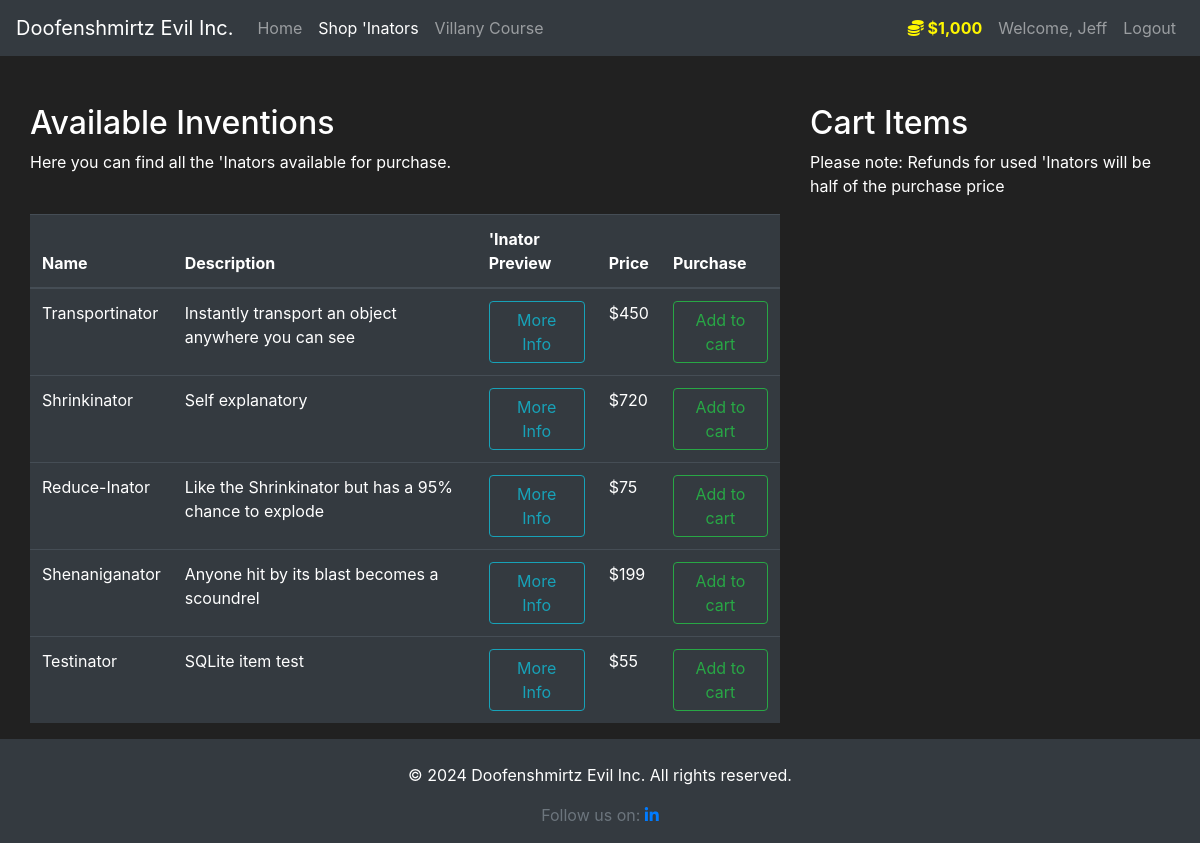
/shop (signed in), run on the app's committed database.
### market/models.py (models this page shows, shortened)
class User(db.Model, UserMixin):
    id = db.Column(db.Integer, primary_key=True)
    username = db.Column(db.String(30), nullable=False, unique=True)
    email_address = db.Column(db.String(100), nullable=False, unique=True)
    password_hash = db.Column(db.String(60), nullable=False)
    budget = db.Column(db.Integer, nullable=False, default=1000)
    items = db.relationship('Item', backref='owned_user', lazy=True)
    @property
    def prettier_budget(self):
        if len(str(self.budget)) >= 4:
            return f'${str(self.budget)[:-3]},{str(self.budget)[-3:]}'
        else:
            return f"${self.budget}"
    @property
    def password(self):
        return self.password

class Item(db.Model):
    id = db.Column(db.Integer, primary_key=True)
    name = db.Column(db.String(100), nullable=False, unique=True)
    description = db.Column(db.String(500), nullable=False)
    long_description = db.Column(db.String(1000), nullable=False)
    price = db.Column(db.Integer, nullable=False)
    barcode = db.Column(db.String(12), nullable=False, unique=True)
    owner = db.Column(db.Integer, db.ForeignKey('user.id'))
    image = db.Column(db.String(100), nullable=True)

### market/routes.py (the view, shortened to what this page needs)
@app.route('/shop', methods=['GET', 'POST'])
@login_required
def shopPage():
    add_to_cart_form = AddToCart()
    return_form = ReturnItemForm()
    if request.method == 'GET':
        items = Item.query.filter_by(owner=None)
        in_cart = Item.query.filter_by(owner=current_user.id)
        return render_template('shop.html', items=items, add_to_cart_form=add_to_cart_form, in_cart=in_cart, return_form=return_form)

### market/models.py (called while the page is built)
@login_manager.user_loader
def load_user(user_id):
    return User.query.get(int(user_id))

### market/templates/shop.html (shortened to what this page needs)
{% extends 'base.html' %} {% block title %} Shop 'Inators - Doofenshmirtz Evil Inc. {% endblock %}
{% block content %}
<div class="container-fluid mt-4 custom-container">
    <div class="row">
        <div class="col-8 table-container">
            <h2>Available Inventions</h2>
            <p>Here you can find all the 'Inators available for purchase.</p>
            <br>
            <table class="table table-hover table-dark w-100">
                <thead>
                    <tr>
                        <th scope="col">Name</th>
                        <th scope="col">Description</th>
                        <th scope="col">'Inator Preview</th>
                        <th scope="col">Price</th>
                        <th scope="col">Purchase</th>
                    </tr>
                </thead>
                <tbody>
                    {% for item in items %}
                    <tr>
                        <td>{{ item.name }}</td>
                        <td>{{ item.description }}</td>
                        <td>
                            <button class="btn btn-outline-info" data-toggle="modal"
                                data-target="#Modal-MoreInfo-{{ item.id }}">More Info</button>
                        </td>
                        <td>${{ item.price }}</td>
                        <td>
                            <button class="btn btn-outline-success" data-toggle="modal"
                                data-target="#Modal-AddToCart-{{ item.id }}">Add to cart</button>
                        </td>
                    </tr>
                    {% endfor %}
                </tbody>
            </table>
        </div>
        <div class="col-4 table-container">
            <h2>Cart Items</h2>
            <p>Please note: Refunds for used 'Inators will be half of the purchase price</p>
            <br>
        </div>
    </div>
</div>
{% endblock %}

### market/templates/base.html (shortened to what this page needs)
<!doctype html>
<html lang="en">
<head>
    <link rel="stylesheet" href="https://cdn.jsdelivr.net/npm/bootstrap@4.5.3/dist/css/bootstrap.min.css"
>
</head>
<body>
    <nav class="navbar navbar-expand-md navbar-dark bg-dark">
        <a class="navbar-brand" href="{{ url_for('homePage') }}">Doofenshmirtz Evil Inc.</a>
        <div class="collapse navbar-collapse" id="navbarNav">
            <ul class="navbar-nav mr-auto">
                <li class="nav-item {% if request.endpoint == 'homePage' %}active{% endif %}">
                    <a class="nav-link" href="{{ url_for('homePage') }}">Home <span class="sr-only">(current)</span></a>
                </li>
                {% if current_user.is_authenticated %}
                <li class="nav-item {% if request.endpoint == 'shopPage' %}active{% endif %}">
                    <a class="nav-link" href="{{ url_for('shopPage') }}">Shop 'Inators</a>
                </li>
                <li class="nav-item {% if request.endpoint == 'villanyCourse' %}active{% endif %}">
                    <a class="nav-link" href="{{ url_for('villanyCourse') }}">Villany Course</a>
                </li>
                {% endif %}
            </ul>
            {% if current_user.is_authenticated %}
            <ul class="navbar-nav">
                <li class="nav-item">
                    <a class="nav-link" style="color: #fff700; font-weight: bold;">
                        <i class="fas fa-coins"></i>
                        {{ current_user.prettier_budget }}
                    </a>
                </li>
                <li class="nav-item">
                    <a class="nav-link">Welcome, {{ current_user.username }}</a>
                </li>
                <li class="nav-item ">
                    <a class="nav-link" href="{{ url_for('logoutPage') }}">Logout</a>
                </li>
            </ul>
            {% endif %}
        </div>
    </nav>
    <div class="container-fluid mt-4 content-wrapper custom-container">
        {% block content %}{% endblock %}
    </div>
    <link rel="stylesheet" href="https://cdnjs.cloudflare.com/ajax/libs/font-awesome/4.7.0/css/font-awesome.min.css">
    <footer class="footer mt-auto py-3 bg-dark text-white text-center">
        <div class="container">
            <p class="mt-2">&copy; 2024 Doofenshmirtz Evil Inc. All rights reserved.</p>
            <span class="text-muted">Follow us on:</span>
            <a href="https://www.linkedin.com/in/danielsioldea/" class="fa fa-linkedin" target="_blank"></a>
        </div>
    </footer>
</body>
</html>

### market/templates/base.html (style rules this page uses)
body { background-color: #212121; color: white; display: flex; flex-direction: column; min-height: 100vh; }
.custom-container { padding-left: 20; padding-right: 20; }
.table-container { padding-left: -15; padding-right: -15; }
.content-wrapper { flex: 1; }
.footer { flex-shrink: 0; }

### data on the page
User: prettier_budget "$1,000", username "Jeff"
Item: name "Transportinator", description "Instantly transport an object anywhere you can see", price "450"
Item: name "Shrinkinator", description "Self explanatory", price "720"
Item: name "Reduce-Inator", description "Like the Shrinkinator but has a 95% chance to explode", price "75"
Item: name "Shenaniganator", description "Anyone hit by its blast becomes a scoundrel", price "199"
Item: name "Testinator", description "SQLite item test", price "55"
